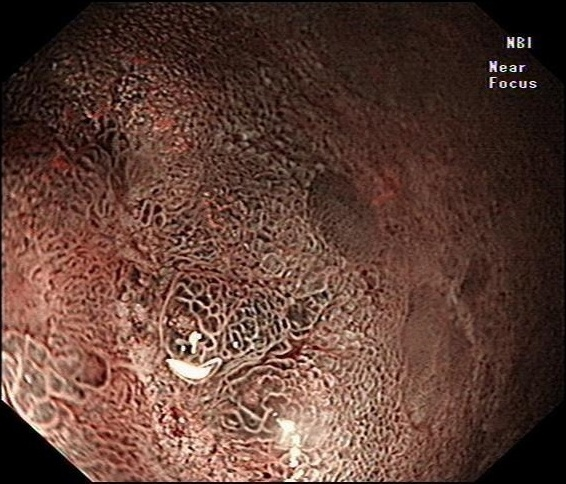
#> input picture 医院项目/2022.1-2022.6/二值化并筛选/jpg/10.jpg, 566 x 484 px, found by its file name; its folder holds 4 pictures in this run
$ python '数据集扩增.py'
#> lines starting #> are read from the running program, lines starting #| are printed output that depends on the picture
from PIL import Image
from PIL import ImageEnhance
import numpy as np
import json
import os

#######################
# 修改内容区域：
file='C:\\Users\\Lenovo\\Desktop\\12月27号\\make-dataset\\jpg'  # 原图文件夹
SaveDataDir = 'C:\\Users\\Lenovo\\Desktop\\12月27号\\make-dataset\\翻转jpg'  #扩增后图片的文件夹
#######################

if __name__ == '__main__':
    alist = os.listdir(file)
    for i in range(0, len(alist)):
        path = os.path.join(file, alist[i])
        AnnotFilePath = path

        img = np.asarray(Image.open(AnnotFilePath))  # 读取图像
#> img is the input picture: shape (484, 566, 3); mean R, G, B 94.3, 63.5, 53.7
        # img1 = np.flip(img, 0)  # 上下翻转
        img1 = np.fliplr(img)  # 左右翻转
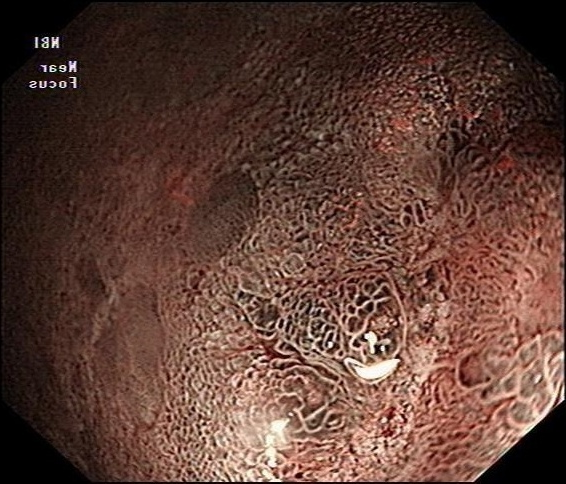
#> img1: shape (484, 566, 3); mean R, G, B 94.3, 63.5, 53.7

        # enh_con = ImageEnhance.Contrast(img)
        # contrast = 1.4
        # img1 = enh_con.enhance(contrast)

        #保存
        _, AnnotFileName = os.path.split(AnnotFilePath)
        NewPath = os.path.join(SaveDataDir, AnnotFileName)
        Image.fromarray(img1).save(NewPath)
        print(i)
#> pass 2 of the loop `for i in range(0, len(alist)):`:
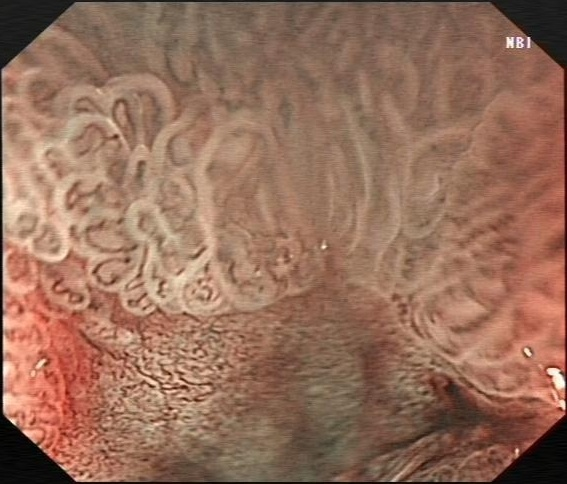
#> input picture 医院项目/2022.1-2022.6/二值化并筛选/jpg/104.jpg, 567 x 484 px, found by its file name
#> img is the input picture: shape (484, 567, 3); mean R, G, B 149.9, 110.4, 90.8
#> `img1 = np.fliplr(img)`:
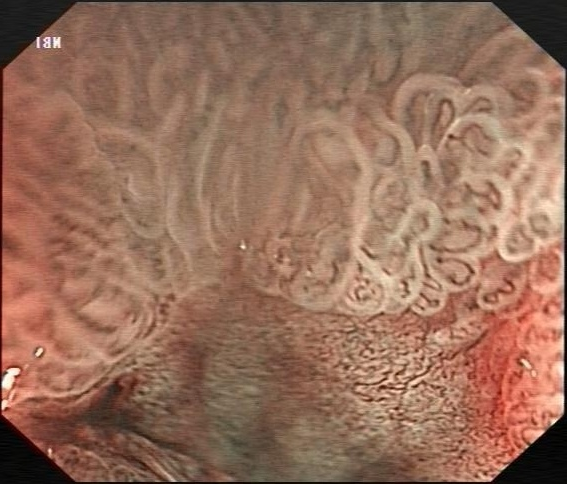
#> img1: shape (484, 567, 3); mean R, G, B 149.9, 110.4, 90.8
#> pass 3 of the loop `for i in range(0, len(alist)):`:
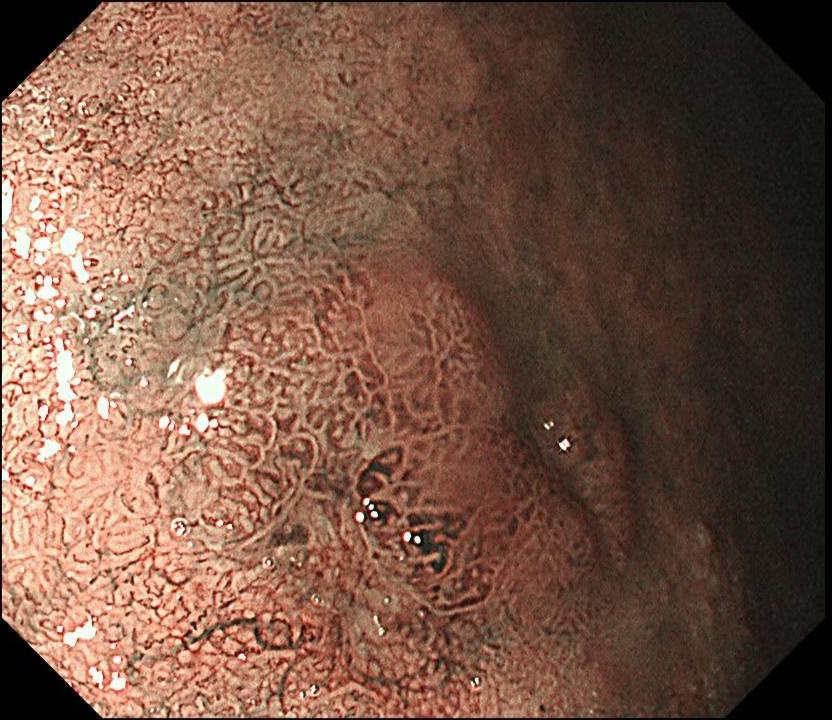
#> input picture 医院项目/2022.1-2022.6/二值化并筛选/jpg/35.jpg, 832 x 720 px, found by its file name
#> img is the input picture: shape (720, 832, 3); mean R, G, B 118.6, 85.4, 69.7
#> `img1 = np.fliplr(img)`:
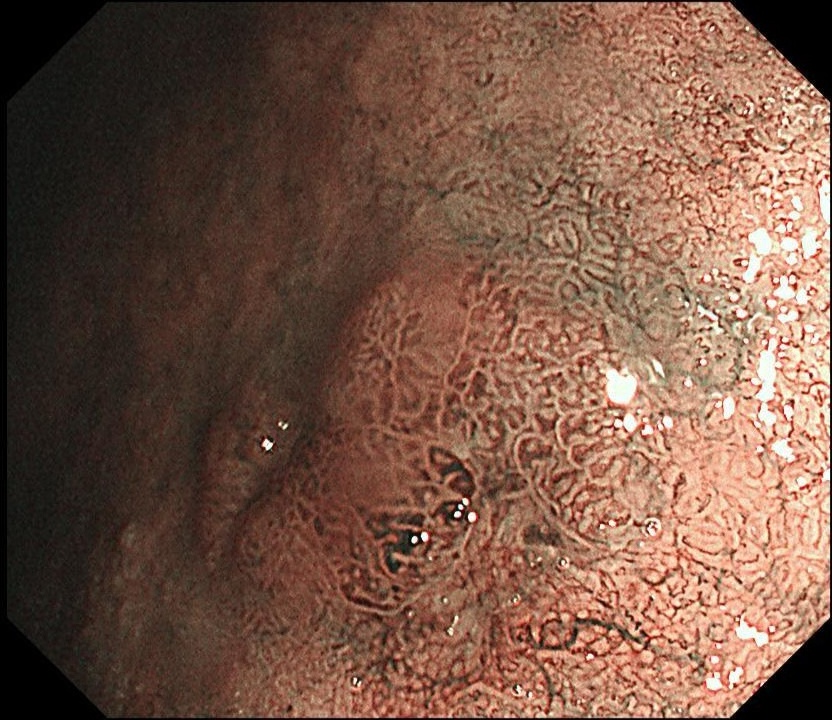
#> img1: shape (720, 832, 3); mean R, G, B 118.6, 85.4, 69.7
#> the loop made 4 passes; the first 3 are shown
